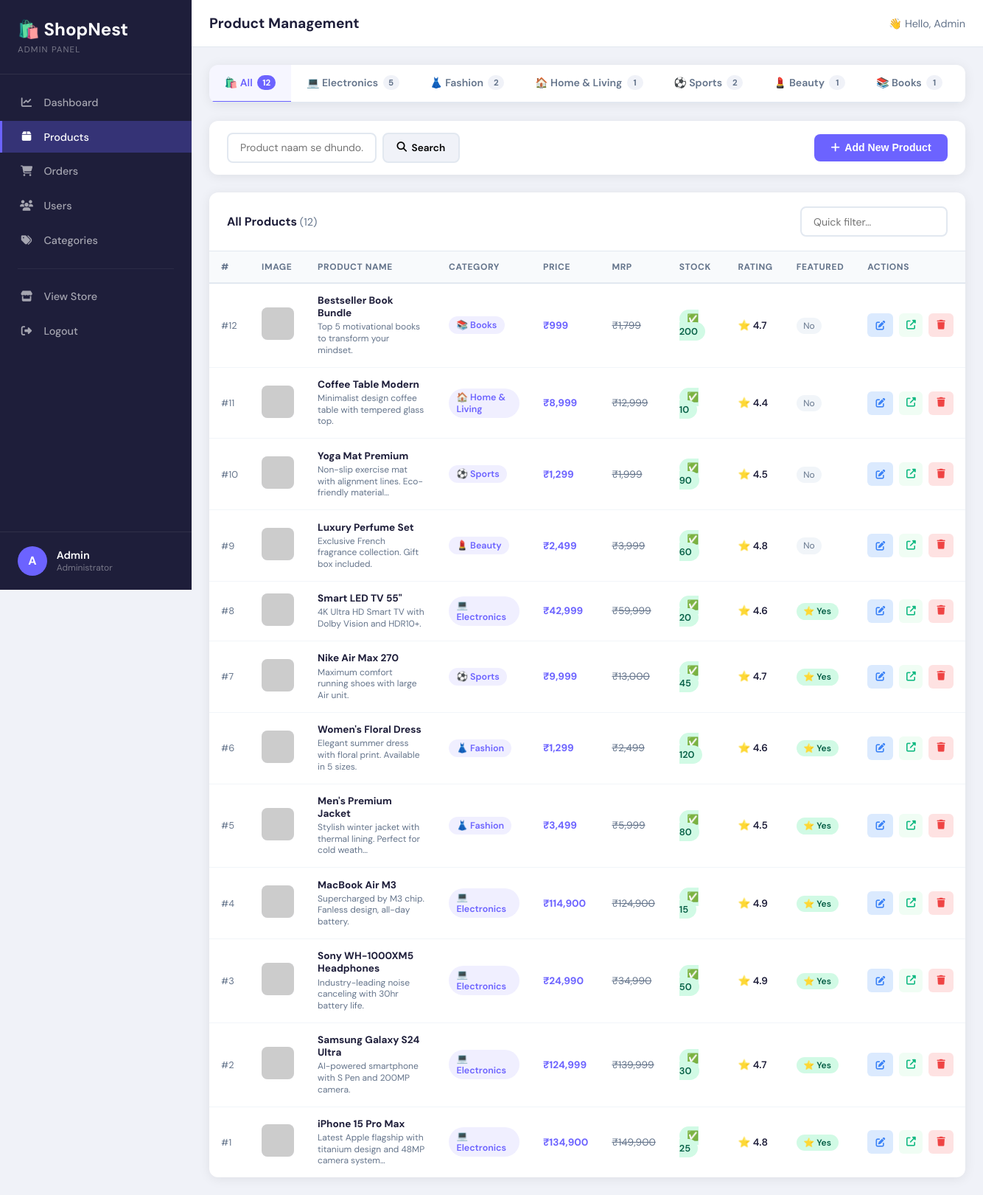
Page /admin/products (signed in) on the earlier database version.
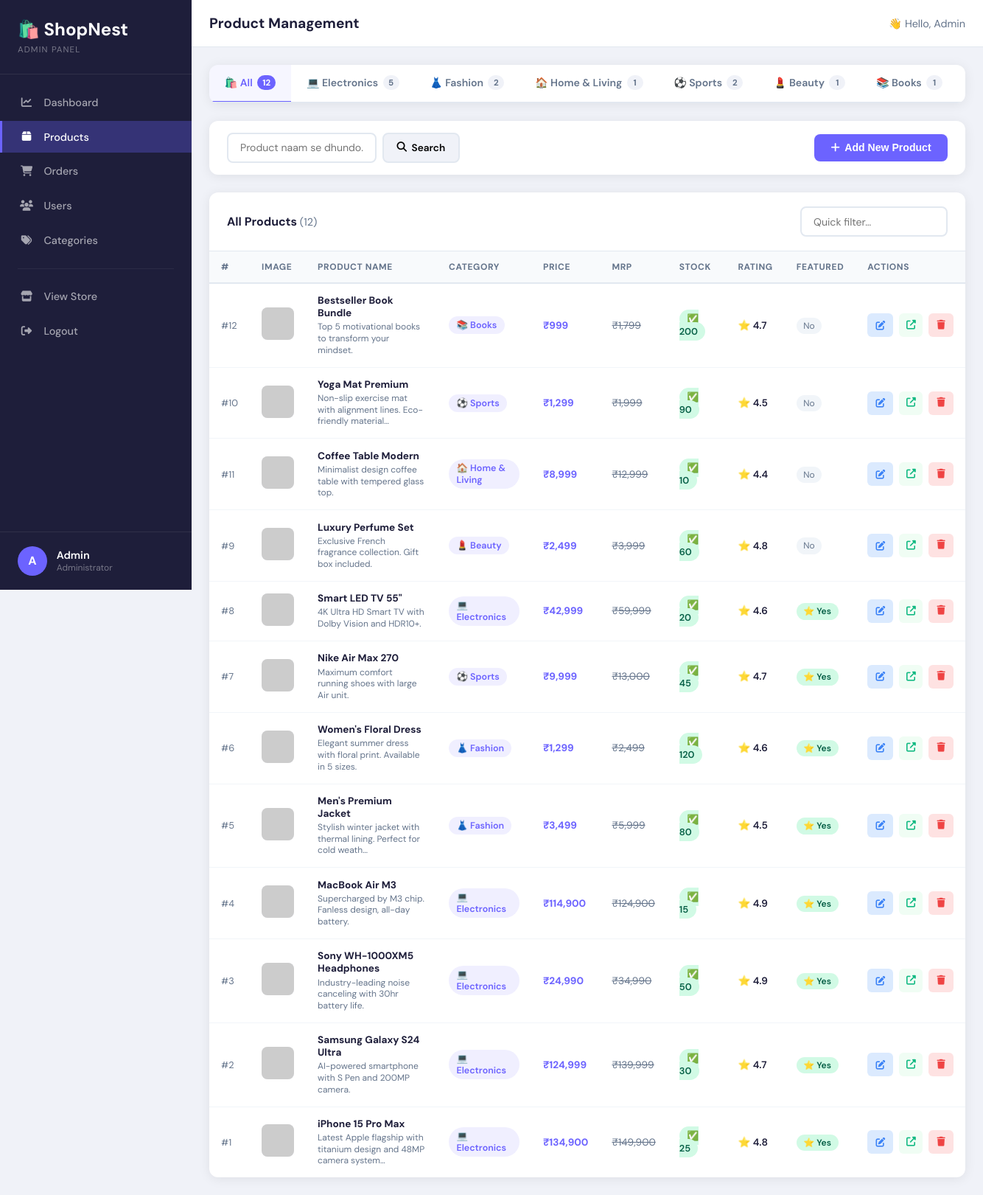
Same page on the later database version.
### app.py (models this page shows)
class User(UserMixin, db.Model):
    id = db.Column(db.Integer, primary_key=True)
    name = db.Column(db.String(100), nullable=False)
    email = db.Column(db.String(120), unique=True, nullable=False)
    password = db.Column(db.String(200), nullable=False)
    is_admin = db.Column(db.Boolean, default=False)
    created_at = db.Column(db.DateTime, default=datetime.utcnow)
    orders = db.relationship('Order', backref='customer', lazy=True)

class Category(db.Model):
    id = db.Column(db.Integer, primary_key=True)
    name = db.Column(db.String(50), nullable=False)
    icon = db.Column(db.String(50), default='🛍️')
    products = db.relationship('Product', backref='category', lazy=True)

class Product(db.Model):
    id = db.Column(db.Integer, primary_key=True)
    name = db.Column(db.String(200), nullable=False)
    description = db.Column(db.Text)
    price = db.Column(db.Float, nullable=False)
    original_price = db.Column(db.Float)
    stock = db.Column(db.Integer, default=0)
    image_url = db.Column(db.String(500), default='')
    category_id = db.Column(db.Integer, db.ForeignKey('category.id'))
    featured = db.Column(db.Boolean, default=False)
    created_at = db.Column(db.DateTime, default=datetime.utcnow)
    rating = db.Column(db.Float, default=4.0)
    reviews_count = db.Column(db.Integer, default=0)

### app.py (the view)
@app.route('/admin/products')
@login_required
@admin_required
def admin_products():
    cat_filter = request.args.get('cat', type=int)
    search = request.args.get('q', '')
    query = Product.query
    if cat_filter:
        query = query.filter_by(category_id=cat_filter)
    if search:
        query = query.filter(Product.name.ilike(f'%{search}%'))
    products = query.order_by(Product.created_at.desc()).all()
    categories = Category.query.all()
    cat_counts = {}
    for c in categories:
        cat_counts[c.id] = Product.query.filter_by(category_id=c.id).count()
    return render_template('admin/products.html', products=products, categories=categories,
                           cat_filter=cat_filter, search=search, cat_counts=cat_counts)

### app.py (called while the page is built)
@login_manager.user_loader
def load_user(user_id):
    return User.query.get(int(user_id))

@app.context_processor
def inject_nav_categories():
    try:
        nav_cats = Category.query.all()
    except Exception:
        nav_cats = []
    return dict(nav_categories=nav_cats)

def admin_required(f):
    from functools import wraps
    @wraps(f)
    def decorated(*args, **kwargs):
        if not current_user.is_authenticated or not current_user.is_admin:
            flash('Admin access required!', 'danger')
            return redirect(url_for('login'))
        return f(*args, **kwargs)
    return decorated

### templates/admin/products.html (shortened to what this page needs)
{% extends 'admin/base.html' %}
{% block page_title %}Product Management{% endblock %}
{% block content %}
<div class="cat-tabs-wrap">
  <div class="cat-tabs">
    <a href="{{ url_for('admin_products') }}"
       class="cat-tab {{ 'active' if not cat_filter }}">
      🛍️ All
      <span class="tab-count">{{ products|length }}</span>
    </a>
    {% for c in categories %}
    <a href="{{ url_for('admin_products', cat=c.id) }}"
       class="cat-tab {{ 'active' if cat_filter == c.id }}">
      {{ c.icon }} {{ c.name }}
      <span class="tab-count">{{ cat_counts.get(c.id, 0) }}</span>
    </a>
    {% endfor %}
  </div>
</div>
<div class="admin-card" style="margin-bottom:1.5rem;">
  <div class="products-topbar">
    <div class="topbar-search">
      <form method="get" action="{{ url_for('admin_products') }}" style="display:flex;gap:.5rem;flex-wrap:wrap;">
        <input type="text" name="q" placeholder="Product naam se dhundo…"
               value="{{ search }}" class="admin-search-input">
        <button type="submit" class="btn-admin-secondary"><i class="fas fa-search"></i> Search</button>
      </form>
    </div>
    <button class="btn-admin-primary" onclick="document.getElementById('addModal').style.display='flex'">
      <i class="fas fa-plus"></i> Add New Product
    </button>
  </div>
</div>
<div class="admin-card">
  <div class="card-header">
    <h3>
      {% if cat_filter %}
        {% for c in categories %}{% if c.id == cat_filter %}{{ c.icon }} {{ c.name }} Products{% endif %}{% endfor %}
      {% else %}All Products{% endif %}
      <span style="color:var(--text-muted);font-weight:400;font-size:.9rem;">({{ products|length }})</span>
    </h3>
    <input type="text" id="tableSearch" placeholder="Quick filter…" class="admin-search-input" style="width:180px;">
  </div>
  {% if products %}
  <div class="table-wrap">
    <table class="admin-table" id="productsTable">
      <thead>
        <tr>
          <th>#</th><th>Image</th><th>Product Name</th><th>Category</th>
          <th>Price</th><th>MRP</th><th>Stock</th><th>Rating</th><th>Featured</th><th>Actions</th>
        </tr>
      </thead>
      <tbody>
        {% for p in products %}
        <tr>
          <td style="color:var(--text-muted);font-size:.8rem;">#{{ p.id }}</td>
          <td>
            <img src="{{ p.image_url or 'https://via.placeholder.com/44x44/f0f0f0/888?text=P' }}"
                 class="table-img" alt=""
                 onerror="this.src='https://via.placeholder.com/44x44/f0f0f0/888?text=P'">
          </td>
          <td>
            <div class="prod-name-cell">
              <strong>{{ p.name[:50] }}{% if p.name|length > 50 %}…{% endif %}</strong>
              {% if p.description %}
              <span class="prod-desc-mini">{{ p.description[:65] }}{% if p.description|length > 65 %}…{% endif %}</span>
              {% endif %}
            </div>
          </td>
          <td>
            {% if p.category %}
            <a href="{{ url_for('admin_products', cat=p.category_id) }}" class="cat-link-badge">
              {{ p.category.icon }} {{ p.category.name }}
            </a>
            {% else %}<span style="color:var(--text-muted)">—</span>{% endif %}
          </td>
          <td><strong style="color:var(--primary)">₹{{ "{:,.0f}".format(p.price) }}</strong></td>
          <td>
            {% if p.original_price %}
            <span style="text-decoration:line-through;color:var(--text-muted);font-size:.85rem;">₹{{ "{:,.0f}".format(p.original_price) }}</span>
            {% else %}—{% endif %}
          </td>
          <td>
            <span class="stock-badge {{ 'stock-out' if p.stock==0 else ('stock-low' if p.stock<10 else 'stock-ok') }}">
              {% if p.stock==0 %}❌ 0{% elif p.stock<10 %}⚠️ {{ p.stock }}{% else %}✅ {{ p.stock }}{% endif %}
            </span>
          </td>
          <td><span class="rating-mini">⭐ {{ p.rating }}</span></td>
          <td>{% if p.featured %}<span class="badge-yes">⭐ Yes</span>{% else %}<span class="badge-no">No</span>{% endif %}</td>
          <td>
            <div class="action-td">
              <button class="btn-edit" title="Edit"
                onclick="openEdit({{ p.id }},{{ p.name|tojson }},{{ (p.description or '')|tojson }},{{ p.price }},{{ p.original_price or 0 }},{{ p.stock }},{{ p.category_id or 0 }},{{ 1 if p.featured else 0 }},{{ (p.image_url or '')|tojson }},{{ p.rating }},{{ p.reviews_count or 0 }})">
                <i class="fas fa-edit"></i>
              </button>
              <a href="{{ url_for('product_detail', id=p.id) }}" target="_blank" class="btn-view" title="View on site">
                <i class="fas fa-external-link-alt"></i>
              </a>
              <a href="{{ url_for('admin_delete_product', id=p.id) }}" class="btn-delete" title="Delete"
                 onclick="return confirm('⚠️ Delete karna chahte ho?\n{{ p.name[:40]|replace("'","\\'") }}')">
                <i class="fas fa-trash"></i>
              </a>
            </div>
          </td>
        </tr>
        {% endfor %}
      </tbody>
    </table>
  </div>
  {% endif %}
</div>
{% endblock %}

### templates/admin/base.html (shortened to what this page needs)
<!DOCTYPE html>
<html lang="en">
<head>
  <link rel="stylesheet" href="https://cdnjs.cloudflare.com/ajax/libs/font-awesome/6.5.0/css/all.min.css">
  <link rel="stylesheet" href="{{ url_for('static', filename='css/admin.css') }}">
</head>
<body class="admin-body">
<div class="admin-layout">
  <aside class="admin-sidebar" id="adminSidebar">
    <div class="sidebar-header">
      <div class="admin-logo">🛍️ ShopNest</div>
      <span class="admin-label">Admin Panel</span>
    </div>
    <nav class="sidebar-nav">
      <a href="{{ url_for('admin_dashboard') }}" class="{{ 'active' if request.endpoint=='admin_dashboard' }}">
        <i class="fas fa-chart-line"></i><span>Dashboard</span>
      </a>
      <a href="{{ url_for('admin_products') }}" class="{{ 'active' if 'product' in request.endpoint }}">
        <i class="fas fa-box"></i><span>Products</span>
      </a>
      <a href="{{ url_for('admin_orders') }}" class="{{ 'active' if request.endpoint=='admin_orders' }}">
        <i class="fas fa-shopping-cart"></i><span>Orders</span>
      </a>
      <a href="{{ url_for('admin_users') }}" class="{{ 'active' if request.endpoint=='admin_users' }}">
        <i class="fas fa-users"></i><span>Users</span>
      </a>
      <a href="{{ url_for('admin_categories') }}" class="{{ 'active' if request.endpoint=='admin_categories' }}">
        <i class="fas fa-tags"></i><span>Categories</span>
      </a>
      <div class="nav-divider"></div>
      <a href="{{ url_for('index') }}" target="_blank">
        <i class="fas fa-store"></i><span>View Store</span>
      </a>
      <a href="{{ url_for('logout') }}" class="logout-link">
        <i class="fas fa-sign-out-alt"></i><span>Logout</span>
      </a>
    </nav>
    <div class="sidebar-user">
      <div class="user-avatar">{{ current_user.name[0].upper() }}</div>
      <div>
        <div class="user-name">{{ current_user.name }}</div>
        <div class="user-role">Administrator</div>
      </div>
    </div>
  </aside>
  <div class="admin-main">
    <header class="admin-header">
      <h1 class="admin-page-title">{% block page_title %}Dashboard{% endblock %}</h1>
      <div class="header-right">
        <span class="greeting">👋 Hello, {{ current_user.name }}</span>
      </div>
    </header>
    <div class="admin-content">{% block content %}{% endblock %}</div>
  </div>
</div>
</body>
</html>

Differences in the rows shown:
changed Product "Yoga Mat Premium": moves up the list
